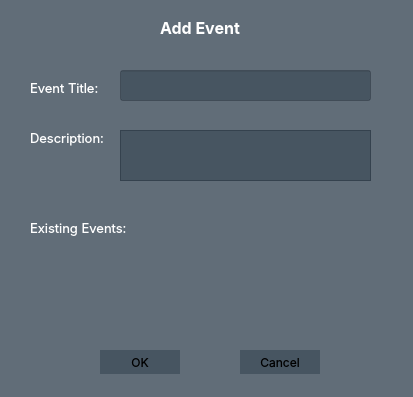
<?xml version="1.0" encoding="UTF-8"?>
<ui version="4.0">
 <class>EventDialog</class>
 <widget class="QWidget" name="EventDialog">
  <property name="geometry">
   <rect>
    <x>0</x>
    <y>0</y>
    <width>413</width>
    <height>397</height>
   </rect>
  </property>
  <property name="windowTitle">
   <string>Add Event</string>
  </property>
  <property name="styleSheet">
   <string notr="true">background-color: rgba(44, 60, 75, 0.5);
</string>
  </property>
  <widget class="QLineEdit" name="eventTitleLineEdit">
   <property name="geometry">
    <rect>
     <x>120</x>
     <y>70</y>
     <width>251</width>
     <height>31</height>
    </rect>
   </property>
   <property name="font">
    <font>
     <family>Inter</family>
    </font>
   </property>
   <property name="styleSheet">
    <string notr="true">color: white;</string>
   </property>
   <property name="frame">
    <bool>true</bool>
   </property>
   <property name="clearButtonEnabled">
    <bool>false</bool>
   </property>
  </widget>
  <widget class="QLabel" name="label">
   <property name="geometry">
    <rect>
     <x>30</x>
     <y>80</y>
     <width>81</width>
     <height>16</height>
    </rect>
   </property>
   <property name="font">
    <font>
     <family>Inter</family>
     <pointsize>10</pointsize>
    </font>
   </property>
   <property name="styleSheet">
    <string notr="true">background-color: transparent;
color: white;</string>
   </property>
   <property name="text">
    <string>Event Title:</string>
   </property>
  </widget>
  <widget class="QLabel" name="label_2">
   <property name="geometry">
    <rect>
     <x>160</x>
     <y>20</y>
     <width>81</width>
     <height>16</height>
    </rect>
   </property>
   <property name="font">
    <font>
     <family>Inter</family>
     <pointsize>12</pointsize>
     <bold>true</bold>
    </font>
   </property>
   <property name="styleSheet">
    <string notr="true">background-color: transparent;
color: white;</string>
   </property>
   <property name="text">
    <string>Add Event</string>
   </property>
  </widget>
  <widget class="QPushButton" name="okButton">
   <property name="geometry">
    <rect>
     <x>100</x>
     <y>350</y>
     <width>80</width>
     <height>24</height>
    </rect>
   </property>
   <property name="font">
    <font>
     <family>Inter</family>
    </font>
   </property>
   <property name="styleSheet">
    <string notr="true">QPushButton {
border-radius: 15px; 
background-color: #01FDF5
color: white;
}
QPushButton:hover {
}
QPushButton:pressed {
background-color: rgb(24, 40, 55); 
}</string>
   </property>
   <property name="text">
    <string>OK</string>
   </property>
  </widget>
  <widget class="QPushButton" name="cancelButton">
   <property name="geometry">
    <rect>
     <x>240</x>
     <y>350</y>
     <width>80</width>
     <height>24</height>
    </rect>
   </property>
   <property name="font">
    <font>
     <family>Inter</family>
    </font>
   </property>
   <property name="styleSheet">
    <string notr="true">QPushButton {
border-radius: 15px; 
background-color: #01FDF5
color: white;
}
QPushButton:hover {
}
QPushButton:pressed {
background-color: rgb(24, 40, 55); 
}</string>
   </property>
   <property name="text">
    <string>Cancel</string>
   </property>
  </widget>
  <widget class="QLabel" name="label_3">
   <property name="geometry">
    <rect>
     <x>30</x>
     <y>130</y>
     <width>81</width>
     <height>16</height>
    </rect>
   </property>
   <property name="font">
    <font>
     <family>Inter</family>
     <pointsize>10</pointsize>
    </font>
   </property>
   <property name="styleSheet">
    <string notr="true">background-color: transparent;
color: white;</string>
   </property>
   <property name="text">
    <string>Description:</string>
   </property>
  </widget>
  <widget class="QPlainTextEdit" name="eventDescriptionPlainTextEdit">
   <property name="geometry">
    <rect>
     <x>120</x>
     <y>130</y>
     <width>251</width>
     <height>51</height>
    </rect>
   </property>
   <property name="font">
    <font>
     <family>Inter</family>
    </font>
   </property>
   <property name="styleSheet">
    <string notr="true">color: white;</string>
   </property>
  </widget>
  <widget class="QLabel" name="label_4">
   <property name="geometry">
    <rect>
     <x>30</x>
     <y>220</y>
     <width>101</width>
     <height>16</height>
    </rect>
   </property>
   <property name="font">
    <font>
     <family>Inter</family>
     <pointsize>10</pointsize>
    </font>
   </property>
   <property name="styleSheet">
    <string notr="true">background-color: transparent;
color: white;</string>
   </property>
   <property name="text">
    <string>Existing Events:</string>
   </property>
  </widget>
  <widget class="QListWidget" name="eventListWidget">
   <property name="geometry">
    <rect>
     <x>30</x>
     <y>250</y>
     <width>351</width>
     <height>81</height>
    </rect>
   </property>
   <property name="styleSheet">
    <string notr="true">background-color: transparent;</string>
   </property>
   <property name="frameShape">
    <enum>QFrame::NoFrame</enum>
   </property>
  </widget>
 </widget>
 <resources/>
 <connections/>
</ui>
